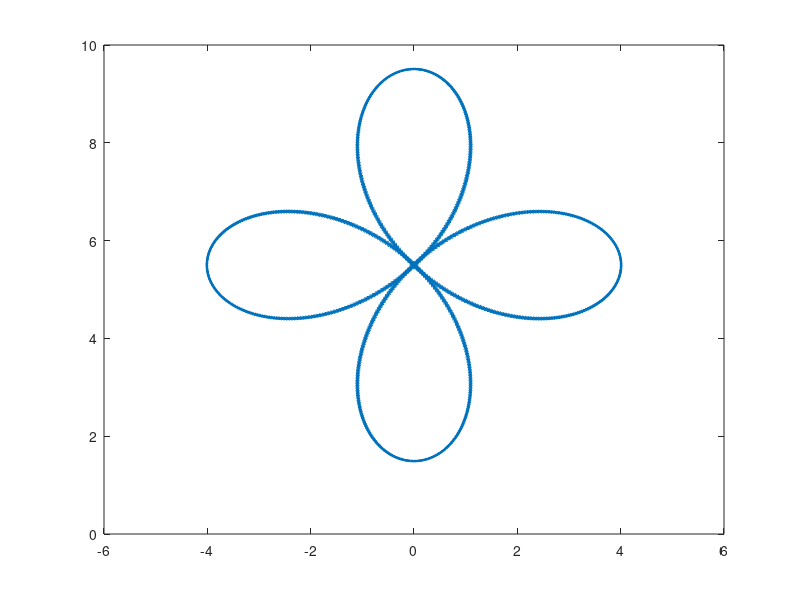
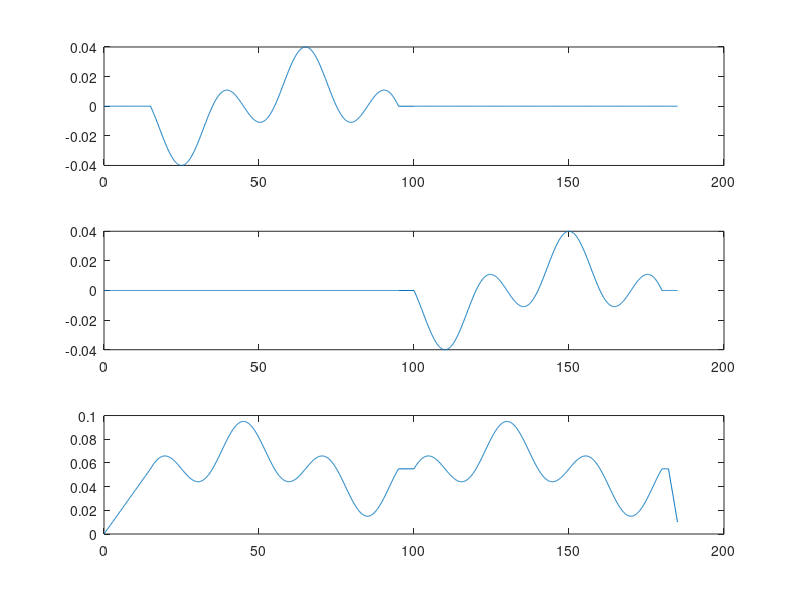
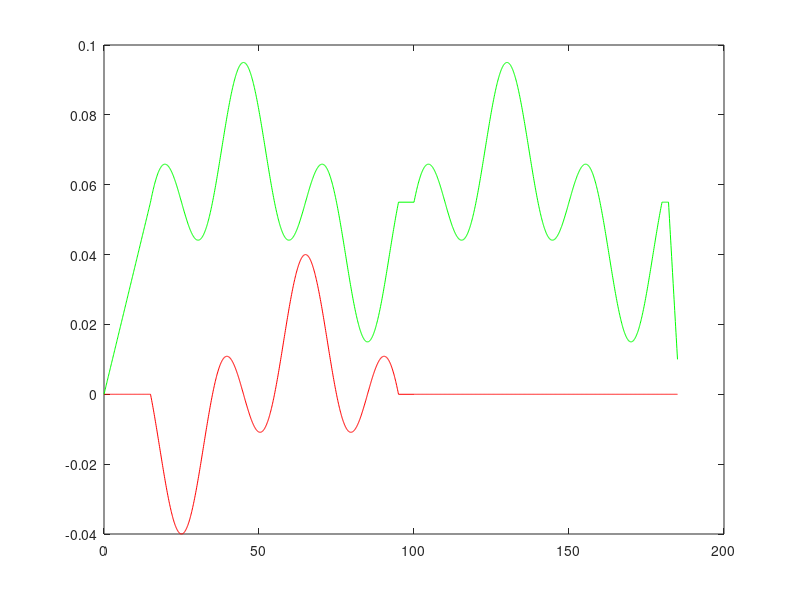

Reproduce these figures in MATLAB, in order. (Note: this script raises an error after producing the figures.)
clear;
clc

camFrameRate = 30;%hz
P = .05;
D = .25;
I = 0*P/200;
pole = 5*2*pi;
controller = tf([D+P,P*pole],[1,pole])%zpk(-3.5,-35,1)
discCont = c2d(controller,1/camFrameRate,'zoh')
[Z,P,K,T] = zpkdata(discCont);

randPosError = (rand(3,1)-.5)*3/1000

%%
timeToComplete = 80;
ts = .1;

num =length(0:ts:timeToComplete);
theta = linspace(3*pi/4,2*pi+3*pi/4,num)';
r = 4*cos(2*theta);
x = r.*cos(theta);
y=r.*sin(theta)+5.5;
diffX = [x(2:num)-x(1:(num-1));x(1)-x(num);];
diffY = [y(2:num)-y(1:(num-1));y(1)-y(num);];
quiver(x,y,diffX,diffY)
% Xlist = [[0,10,15:ts:75]',[0,x(1)/100,x'/100]'];
% Ylist = [[0,10,15:ts:75]',[zeros(size([0,10,15:ts:75]))]'];
% Zlist = [[0,10,15:ts:75]',[0,y(1)/100,y'/100]'];

Tstart = 15;
timeList = [0:ts:Tstart,Tstart:ts:(15+timeToComplete),(15+timeToComplete+5):ts:(15+2*timeToComplete+5),(15+2*timeToComplete+5+ts):ts:(15+2*timeToComplete+10)]';
size1 = size([0:ts:Tstart,Tstart:ts:(15+timeToComplete)]);
size2 = size([(15+timeToComplete+5):ts:(15+2*timeToComplete+5), (15+2*timeToComplete+5+ts):ts:(15+2*timeToComplete+10)]);

Xlist = [zeros(size(0:ts:Tstart)),x'/100,zeros(size2)]';
Ylist = [zeros(size1),x'/100,x(end)/100*ones(size((15+2*timeToComplete+5+ts):ts:(15+2*timeToComplete+10)))]';
Zlist = [linspace(0/100,y(1)/100,length(0:ts:Tstart)),y'/100,y'/100,y(end)/100*ones(size((15+2*timeToComplete+5+ts):ts:(15+2*timeToComplete+7))),linspace(y(end)/100,1/100,length((15+2*timeToComplete+7+ts):ts:(15+2*timeToComplete+10)))]';
timeList = [timeList', ((timeList(end)+1):1:(timeList(end)))]';
Trajectory = [timeList,Xlist,Ylist,Zlist];

figure(2)
subplot(3,1,1)
plot(Trajectory(:,1),Trajectory(:,2))
subplot(3,1,2)
plot(Trajectory(:,1),Trajectory(:,3))
subplot(3,1,3)
plot(Trajectory(:,1),Trajectory(:,4))

figure(3)
plot(Trajectory(:,1),Trajectory(:,2),'r',Trajectory(:,1),Trajectory(:,4),'g')


%%  Write file
fid = fopen('trajectory.csv','w');
for i = 1:length(Xlist) 
    fprintf(fid,'%6.6f, %6.6f, %6.6f\n', Xlist(i), Ylist(i), Zlist(i));
end


% struct('time',[],'signals',struct('values',[],'dimensions',[]));
% Zlist.time = [0,10,15:ts:65]';
% Zlist.signals.values=[0,y(1)/100,y'/100];
% Zlist.signals.dimensions=size(Zlist.signals.values);
%%
Xlist = struct('time',[],'signals',struct('values',[],'dimensions',[]));
Xlist.time = Zlist.time';
Xlist.signals.values =[0,x(1)/100,x'/100];
Xlist.signals.dimensions=size(Xlist.signals.dimensions);

%%



Moment = toolDipoleMoment.signals.values;
Pos = toolPosition.signals.values;
time = toolPosition.time;
timeLast = -1;

for i = find(time>9.5,1):length(Moment)
    if( time(i) > timeLast +1/60 )
    figure(1)
    subplot(2,2,1)
    plot3(Pos(:,1),Pos(:,2),Pos(:,3));
    hold on;
    moment = Moment(i,:);
    moment = moment/norm(moment)*.05;
    quiver3(Pos(i,1),Pos(i,2),Pos(i,3),moment(1),moment(2),moment(3),'k','LineWidth',2);
    hold off;
    title(['Time: ', num2str(time(i),2)])    
        axis([-.05,.05,-.05,.05,0,.3])

    
    subplot(2,2,2)
    plot(Pos(:,1),Pos(:,2));
    hold on;
    moment = Moment(i,:);
    moment = moment/norm(moment)*.05;
    quiver(Pos(i,1),Pos(i,2),moment(1),moment(2),'k','LineWidth',2);
    hold off;
    title(['X,Y Time: ', num2str(time(i),2)])    
        axis([-.05,.05,-.05,.05])

    
    subplot(2,2,3)
    plot(Pos(:,1),Pos(:,3));
    hold on;
    moment = Moment(i,:);
    moment = moment/norm(moment)*.05;
    quiver(Pos(i,1),Pos(i,3),moment(1),moment(3),'k','LineWidth',2);
    hold off;
    title(['X,Z Time: ', num2str(time(i),2)])
        axis([-.05,.05,0,.3])

    
    subplot(2,2,4)
    plot(Pos(:,2),Pos(:,3));
    hold on;
    moment = Moment(i,:);
    moment = moment/norm(moment)*.05;
    quiver(Pos(i,2),Pos(i,3),moment(2),moment(3),'k','LineWidth',2);
    hold off;
    title(['Y,Z Time: ', num2str(time(i),2)])
        axis([-.05,.05,0,.3])

    
        pause(1/60.0)
        timeLast = time(i);

    
    end
end
